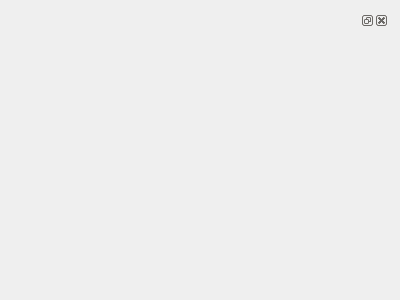
<?xml version="1.0" encoding="UTF-8"?>
<ui version="4.0">
 <class>DockWidget</class>
 <widget class="QWidget" name="DockWidget">
  <property name="geometry">
   <rect>
    <x>0</x>
    <y>0</y>
    <width>400</width>
    <height>300</height>
   </rect>
  </property>
  <property name="windowTitle">
   <string>DockWidget</string>
  </property>
  <layout class="QGridLayout" name="gridLayout">
   <item row="0" column="0">
    <widget class="QDockWidget" name="dockWidget">
     <widget class="QWidget" name="dockWidgetContents"/>
    </widget>
   </item>
  </layout>
 </widget>
 <layoutdefault spacing="6" margin="11"/>
 <resources/>
 <connections/>
</ui>
